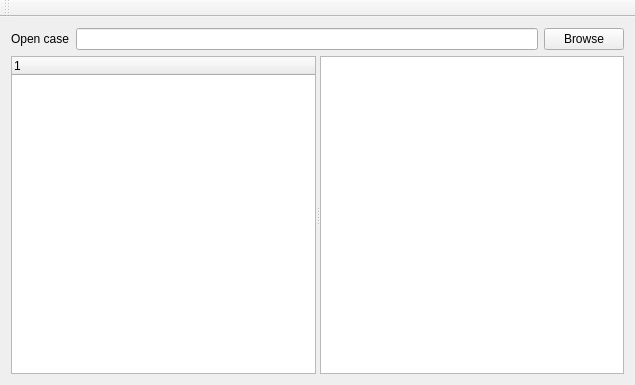
<?xml version="1.0" encoding="UTF-8"?>
<ui version="4.0">
 <class>MainWindow</class>
 <widget class="QMainWindow" name="MainWindow">
  <property name="geometry">
   <rect>
    <x>0</x>
    <y>0</y>
    <width>635</width>
    <height>385</height>
   </rect>
  </property>
  <property name="windowTitle">
   <string>MainWindow</string>
  </property>
  <widget class="QWidget" name="centralWidget">
   <layout class="QGridLayout" name="gridLayout">
    <item row="0" column="0">
     <widget class="QLabel" name="label">
      <property name="text">
       <string>Open case</string>
      </property>
     </widget>
    </item>
    <item row="0" column="1">
     <widget class="QLineEdit" name="ledShow"/>
    </item>
    <item row="0" column="2">
     <widget class="QPushButton" name="btnBrowse">
      <property name="text">
       <string>Browse</string>
      </property>
     </widget>
    </item>
    <item row="1" column="0" colspan="3">
     <widget class="QSplitter" name="splitter">
      <property name="orientation">
       <enum>Qt::Horizontal</enum>
      </property>
      <widget class="QTreeWidget" name="treeWidget">
       <column>
        <property name="text">
         <string notr="true">1</string>
        </property>
       </column>
      </widget>
      <widget class="QPlainTextEdit" name="txtShowContent"/>
     </widget>
    </item>
   </layout>
  </widget>
  <widget class="QMenuBar" name="menuBar">
   <property name="geometry">
    <rect>
     <x>0</x>
     <y>0</y>
     <width>635</width>
     <height>25</height>
    </rect>
   </property>
  </widget>
  <widget class="QToolBar" name="mainToolBar">
   <attribute name="toolBarArea">
    <enum>TopToolBarArea</enum>
   </attribute>
   <attribute name="toolBarBreak">
    <bool>false</bool>
   </attribute>
  </widget>
 </widget>
 <layoutdefault spacing="6" margin="11"/>
 <resources/>
 <connections/>
</ui>
